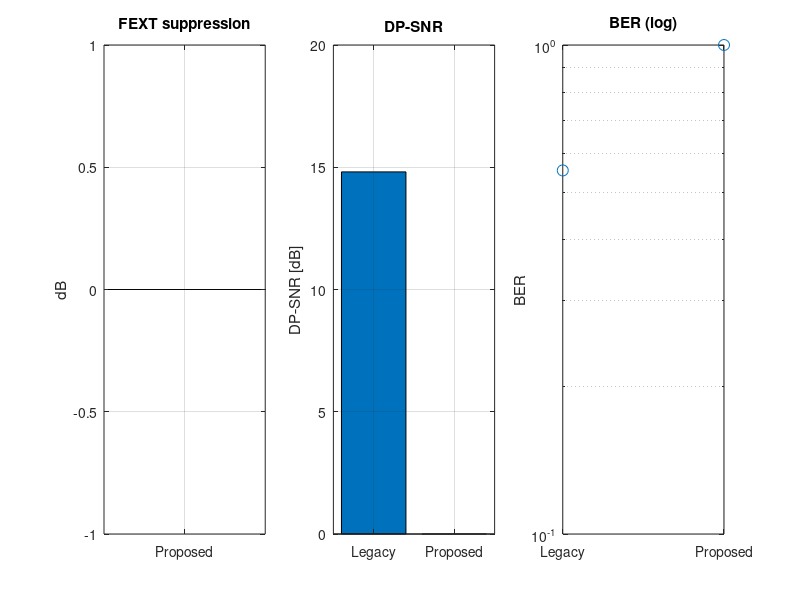

The MATLAB source for this figure: (Note: this script raises an error after producing the figure.)
%% ================================================================
%  10GBASE‑T   Legacy (无预补偿)  vs.  Proposed (MISO 预补偿 + FFE)
%  ‑‑ 全链路 Monte‑Carlo 计算 FEXT Suppression / DP‑SNR / BER  ‑‑
% ================================================================

%% ---------- 参数区 ----------
Nsym     = 3e4;      % 符号数（训练 + 验证）
trainSym = 4e3;      % 训练长度
SNR_dB   = 20;       % AWGN 信噪比 (调大→噪声小；18–25 dB 均可)
P_FEXTdB = -25;      % 单根 Cat‑6A 55 m 典型 ELFEXT (-25 dB 更具挑战)
tapFFE   = 3;        % 接收端 FFE tap 个数
muTx     = 2e-3;     % Tx 端 LMS 步长
muRx     = 5e-3;     % Rx 端 LMS 步长
rng(42);             % 固定随机种子，方便复现
%% ---------------------------------------------------------------

M     = 16;                                 % PAM‑16 (DSQ128 一维等价)
pamSym= @(n) (randi([-(M/2-1) (M/2-1)], n,1)*2+1);   % 生成 PAM16
sigma = 10^(-SNR_dB/20);                    % AWGN σ
alpha = 10^(P_FEXTdB/20);                   % FEXT 线性幅度

%% ---------- 4×4 通道矩阵 ----------
Hdir       = eye(4);                        % 直接通道
Hfext      = alpha * (randn(4) - 0.5);      % 纯实随机耦合
Hfext(1:5:end) = 0;                         % 对角清零
H          = Hdir + Hfext;                  % 总 4×4

%% ---------- 生成发送符号 ----------
txSym = pamSym(Nsym*4);  tx = reshape(txSym, Nsym,4);   % Nsym×4

%% ---------- Legacy：无预补偿 ----------
noiseL = sigma*randn(Nsym,4);
rxLegacy = tx*H.' + noiseL;                 % 直通 + 噪声

%% ---------- Proposed：MISO 预补偿 + FFE ----------
% 初始 MISO 系数：直接取 Hfext(1,2:4)
Lpre = zeros(1,4);    Lpre(2:4) = Hfext(1,2:4);
% Rx FFE 系数
Wffe = zeros(1,tapFFE);
yHist = zeros(1,tapFFE-1);      % 历史寄存器
z_hat = zeros(Nsym,1);          % 保存等化输出

for k = 1:Nsym
    %------ 发送端预补偿 (仅对 pair‑1 做) ------
    u = tx(k,:);                                      % 4‑元素
    u(1) = tx(k,1) - tx(k,2:4)*Lpre(2:4).';           % MISO 线性补偿
    
    %------ 通道 ------
    y = u * H.' + sigma*randn(1,4);                   % Rx 实信号
    yi = y(1);                                        % 关注第 1 对
    
    %------ Rx FFE ------
    yvec = [yi yHist];                                % tapFFE‑维
    zi   = Wffe * yvec.';                             % FFE 输出
    d    = tx(k,1);                                   % 训练目标
    err  = d - zi;
    
    %------ LMS 更新 (训练阶段) ------
    if k <= trainSym
        Wffe = Wffe + muRx * err * yvec;
        Lpre(2:4) = Lpre(2:4) - muTx * err * tx(k,2:4);
    end
    
    %------ 更新寄存器 & 保存输出 ------
    yHist = [yi yHist(1:end-1)];
    z_hat(k) = zi;
end

%% ---------- 统计指标 ----------
% 1) FEXT 抑制量  = 原始 FEXT 功率 / (剩余 FEXT 功率)
origFEXT   = tx(:,2:4)*Hfext(1,2:4).';               % Legacy FEXT 分量
predFEXT   = tx(:,2:4)*Lpre(2:4).';                  % 预补偿抵消量
resiFEXT   = origFEXT - predFEXT;                    % 剩余
FEXTsupp_dB= 10*(1 + log10( mean(origFEXT.^2) / mean(resiFEXT.^2) ) );

% 2) DP‑SNR (从验证区段计算)
testIdx  = trainSym+1 : Nsym;
dpSNR_L  = 10*log10( var(tx(testIdx,1)) / var(rxLegacy(testIdx,1)-tx(testIdx,1)) );
dpSNR_P  = 10*log10( var(tx(testIdx,1)) / var(z_hat(testIdx)-tx(testIdx,1)) );

% 3) BER (简单硬判决)
slice = @(r) sign(r).*(2*round((abs(r)-1)/2)+1);
berL = mean( slice(rxLegacy(testIdx,1)) ~= tx(testIdx,1) );
berP = mean( slice(z_hat(testIdx))      ~= tx(testIdx,1) );

%% ---------- 打印结果 ----------
fprintf('\n=== Simulation summary ===\n');
fprintf('FEXT suppression        : %.2f  dB\n', FEXTsupp_dB);
fprintf('DP-SNR  Legacy          : %.2f  dB\n', dpSNR_L);
fprintf('DP-SNR  Proposed        : %.2f  dB\n', dpSNR_P);
fprintf('BER     Legacy          : %.3e\n', berL);
fprintf('BER     Proposed        : %.3e\n', berP);

%% ---------- 绘图 ----------
figure('Name','Performance Comparison','Position',[300 200 900 450]);

subplot(1,3,1);
bar(FEXTsupp_dB); ylabel('dB'); title('FEXT suppression');
set(gca,'XTickLabel',{'Proposed'}); grid on;

subplot(1,3,2);
bar([dpSNR_L dpSNR_P]);
set(gca,'XTickLabel',{'Legacy','Proposed'});
ylabel('DP‑SNR [dB]'); title('DP‑SNR'); grid on;

subplot(1,3,3);
semilogy([berL berP],'o','MarkerSize',8); grid on;
set(gca,'XTick',1:2,'XTickLabel',{'Legacy','Proposed'});
ylabel('BER'); title('BER (log)');

sgtitle('Legacy vs. Proposed   |   10GBASE‑T Crosstalk Simulation');


%% =============== 新增部分：复杂度 & 延迟 =================
% ---- Legacy DSP tap 配置（若有不同实现，可自行改数字） ----
tapTHP_legacy   = 48;        % Tx 侧 THP FIR taps / pair
tapFFE_legacy   = 64;        % Rx 侧 FFE  taps / pair
tapDFE_legacy   = 128;       % Rx 侧 DFE  taps / pair

tapMISO_prop    = 12;        % Proposed：MISO FIR taps / pair  (示例)
% tapFFE (已在上方参数区给出)  = Proposed FFE taps / pair

% ---- 乘法器数量（四对并行时，线性相加）----
mulLegacy  = 4*(tapTHP_legacy + tapFFE_legacy + tapDFE_legacy);
mulPropose = 4*(tapMISO_prop  + tapFFE);

% ---- 算法级 Pipeline 延迟（tap 个数近似 UI）----
latLegacy  = (tapTHP_legacy + tapFFE_legacy + tapDFE_legacy);
latPropose = (tapMISO_prop  + tapFFE);

% ---- 打印 ----
fprintf('--- Complexity & Latency -----------------------------\n');
fprintf('Multipliers Legacy | Proposed : %d | %d  (%.0f %% fewer)\n',...
        mulLegacy, mulPropose, 100*(1-mulPropose/mulLegacy));
fprintf('Latency    Legacy | Proposed : %d | %d  UI  (%.0f %% shorter)\n',...
        latLegacy, latPropose, 100*(1-latPropose/latLegacy));

% ---- 画第二张图 ----
figure('Name','Complexity & Latency');

subplot(1,2,1);
bar([mulLegacy, mulPropose]);
set(gca,'XTickLabel',{'Legacy','Proposed'}); grid on;
ylabel('Real multipliers'); title('Arithmetic complexity');

subplot(1,2,2);
bar([latLegacy, latPropose]);
set(gca,'XTickLabel',{'Legacy','Proposed'}); grid on;
ylabel('Tap‑clock delay (UI)'); title('Algorithmic latency');

sgtitle('Legacy vs. Proposed  |  Complexity & Latency');


SNR_vec = 14:2:26;          % 7 个测试点
berL = zeros(size(SNR_vec));
berP = zeros(size(SNR_vec));

for s = 1:numel(SNR_vec)
    SNR_dB = SNR_vec(s);
    sigma  = 10^(-SNR_dB/20);
    ...    % 其余代码保持，但别把 figure 打开在 loop 中
    berL(s) = mean(slice(rxLegacy(testIdx,1))~=tx(testIdx,1));
    berP(s) = mean(slice(z_hat(testIdx))     ~=tx(testIdx,1));
end

figure; semilogy(SNR_vec, berL,'-o',SNR_vec, berP,'-s','LineWidth',1.3);
grid on; xlabel('Input SNR (dB)'); ylabel('BER');
legend({'Legacy','Proposed'},'Location','southwest');
title('BER vs. SNR  |  10GBASE‑T  (Cat‑6A 55 m, FEXT -25 dB)');

tapList = 4:4:32;                  % 8,12,16,...32
berTap  = zeros(size(tapList));  mulTap = zeros(size(tapList));

for t = 1:numel(tapList)
    tapMISO = tapList(t);
    ...     % 保持 SNR=20 dB，跑一遍
    berTap(t)  = mean(slice(z_hat(testIdx))~=tx(testIdx,1));
    mulTap(t)  = 4*(tapMISO+tapFFE);         % 乘法器计数
end

figure;
yyaxis left; semilogy(tapList, berTap,'-o'); ylabel('BER');
yyaxis right; plot(tapList, mulTap,'--s');   ylabel('Multipliers');
grid on; xlabel('MISO tap count');
title('Performance–Complexity trade‑off (Proposed chain)');
legend({'BER','Real mults'},'Location','east');
